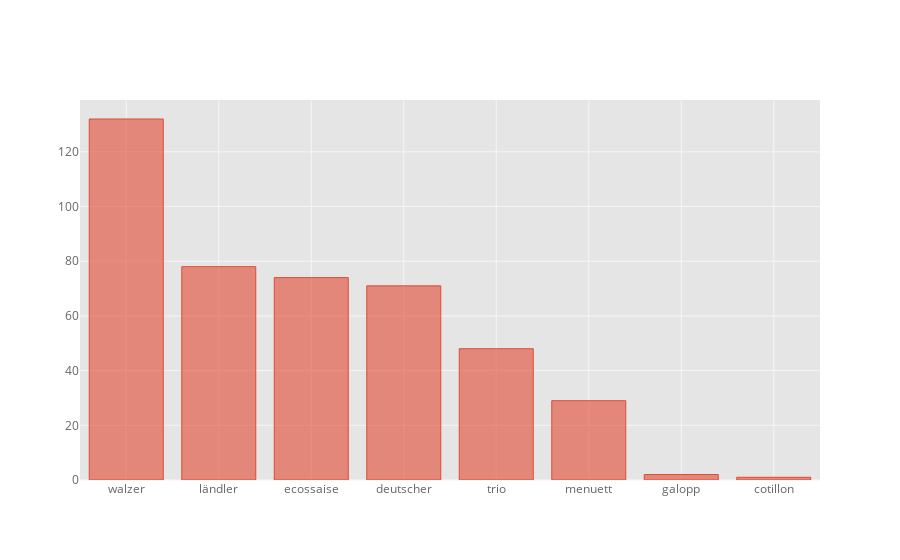

The code cell stored with this chart in its notebook:
### Markdown cell above
### Pieces per dance type

### Code cell
dance_types = files.dance.value_counts()
print(f"The corpus contains {len(files.index)} pieces. The different types are distributed as follows:{NL}{dance_types}")
dance_types.iplot('bar')

### Figure 1 — Plotly figure (JSON) as saved in the notebook; plotly's stock layout.template omitted (floating-point values rounded to 4 significant figures)
{"data": [{"marker": {"color": "rgba(226, 74, 51, 0.6)", "line": {"color": "rgba(226, 74, 51, 1.0)", "width": 1}}, "name": "dance", "orientation": "v", "text": "", "type": "bar", "uid": "b3c36646-059b-4689-b165-961fa8573bd5", "x": ["walzer", "ländler", "ecossaise", "deutscher", "trio", "menuett", "galopp", "cotillon"], "y": [132, 78, 74, 71, 48, 29, 2, 1]}], "layout": {"autosize": true, "legend": {"bgcolor": "#FFFFFF", "font": {"color": "#666666"}}, "paper_bgcolor": "#FFFFFF", "plot_bgcolor": "#E5E5E5", "title": {"font": {"color": "#151516"}}, "xaxis": {"autorange": true, "gridcolor": "#F6F6F6", "range": [-0.5, 7.5], "showgrid": true, "tickfont": {"color": "#666666"}, "title": {"font": {"color": "#666666"}, "text": ""}, "type": "category", "zerolinecolor": "#F6F6F6"}, "yaxis": {"autorange": true, "gridcolor": "#F6F6F6", "range": [0, 138.9], "showgrid": true, "tickfont": {"color": "#666666"}, "title": {"font": {"color": "#666666"}, "text": ""}, "type": "linear", "zerolinecolor": "#F6F6F6"}}}
